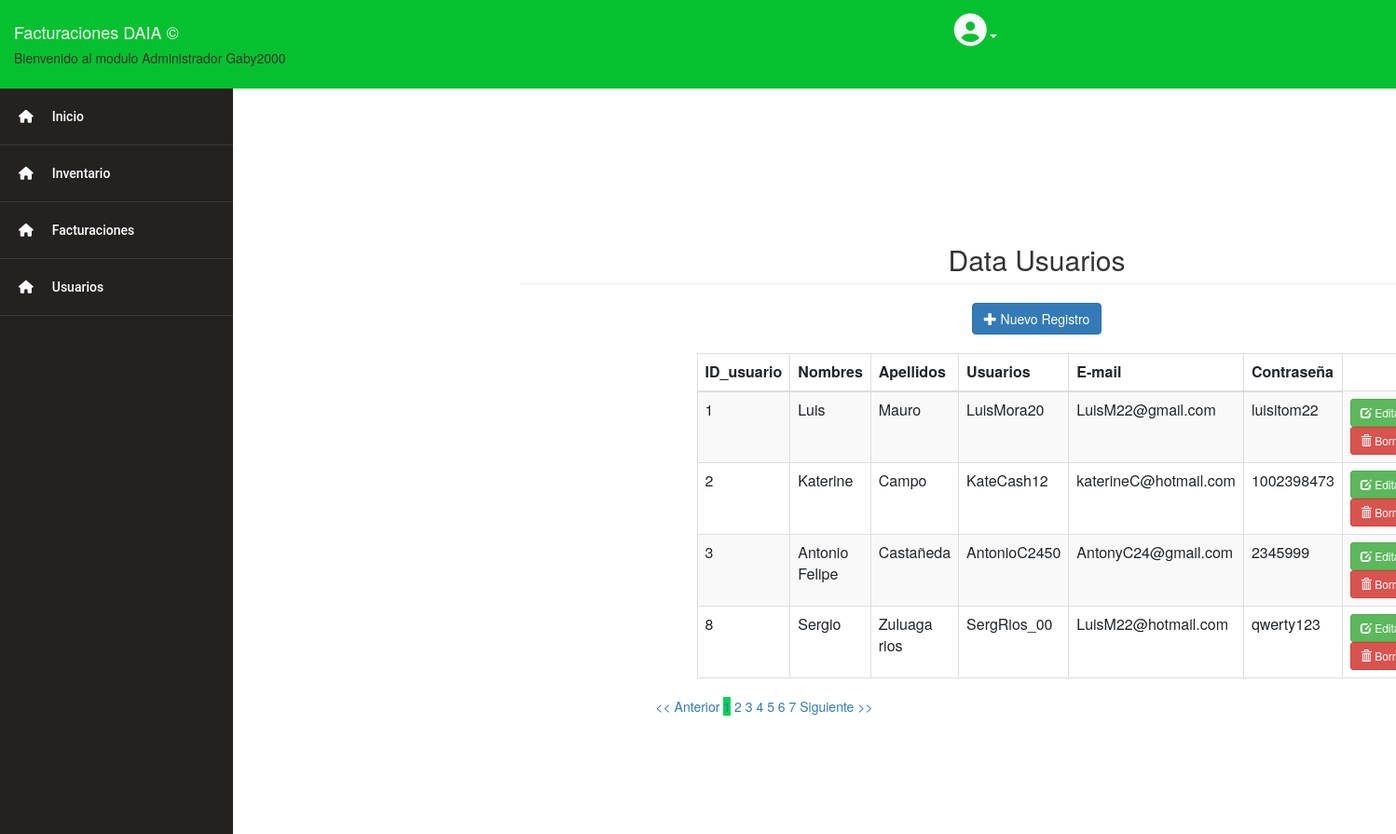
/Vista/HTML/moduloAdministrador.php (signed in), run on the app's committed database.
### tables this page shows
CREATE TABLE `dbusuarios` (
  `idUsuario` int(11) NOT NULL,
  `Nombres` varchar(100) DEFAULT NULL,
  `Apellidos` varchar(100) DEFAULT NULL,
  `Usuario` varchar(50) DEFAULT NULL,
  `email` varchar(50) NOT NULL,
  `Contraseña` varchar(15) DEFAULT NULL
);

### Vista/HTML/indexU.php (shortened to what this page needs)
<!DOCTYPE html>
<html>
<head>
	<link rel="stylesheet" type="text/css" href="bootstrap/css/bootstrap.min.css">
</head>
<body>
<div class="container" center >
	<h2 class="page-header text-center">Data Usuarios</h2>
	<div class="row">
		<div class="col-sm-8 col-sm-offset-2">
		<a href="#addnewU" class="btn btn-primary" data-toggle="modal"><span class="glyphicon glyphicon-plus"></span> Nuevo Registro</a>
<table class="table table-bordered table-striped" style="margin-top:20px;">
	<thead>
		<th>ID_usuario</th>
		<th>Nombres</th>
		<th>Apellidos</th>
		<th>Usuarios</th>
		<th>E-mail</th>
		<th>Contraseña</th>
	</thead>
	<tbody>
		<?php
			$database = new Connection();
			$db = $database->open();
			try{
				$sql = 'SELECT * FROM dbusuarios';
				foreach ($db-> query($sql) as $row) {
					?>
					<tr>
						<td><?php echo $row['idUsuario']; ?></td>
						<td><?php echo $row['Nombres']; ?></td>
						<td><?php echo $row['Apellidos']; ?></td>
						<td><?php echo $row['Usuario']; ?></td>
						<td><?php echo $row['email']; ?></td>
						<td><?php echo $row['Contraseña']; ?></td>
						<td>
							<a href="#edit_<?php echo $row['idUsuario']; ?>" class="btn btn-success btn-sm" data-toggle="modal"><span class="glyphicon glyphicon-edit"></span> Editar Usuario</a>
							<a href="#delete_<?php echo $row['idUsuario']; ?>" class="btn btn-danger btn-sm" data-toggle="modal"><span class="glyphicon glyphicon-trash"></span> Borrar Usuario</a>
						</td>
					</tr>
					<?php
				}
			}
			catch(PDOException $e){
				echo "Hubo un problema en la conexión: " . $e->getMessage();
			}
		?>
				</tbody>
			</table>
		</div>
	</div>
</div>
</body>
</html>

### Vista/CSS/dashboard.css (style rules this page uses)
body { background-color:white; color: black; }

### data on the page
dbusuarios: idUsuario "1", Nombres "Luis", Apellidos "Mauro", Usuario "LuisMora20", email "LuisM22@gmail.com", Contraseña "luisitom22"
dbusuarios: idUsuario "2", Nombres "Katerine", Apellidos "Campo", Usuario "KateCash12", email "katerineC@hotmail.com", Contraseña "1002398473"
dbusuarios: idUsuario "3", Nombres "Antonio Felipe", Apellidos "Castañeda", Usuario "AntonioC2450", email "AntonyC24@gmail.com", Contraseña "2345999"
dbusuarios: idUsuario "8", Nombres "Sergio", Apellidos "Zuluaga rios", Usuario "SergRios_00", email "LuisM22@hotmail.com", Contraseña "qwerty123"

### other printed values
$usuario "Gaby2000"
